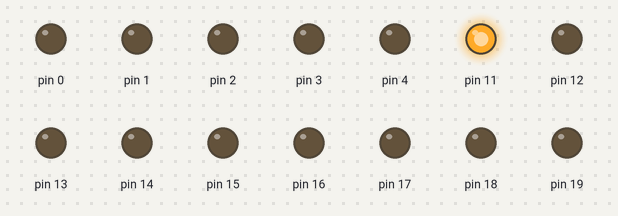
The sketch below on a simulated Arduino Uno, built with avr-gcc and run on an emulated ATmega328P. On the bench: output pins drawn as LEDs (lit = HIGH).

Above: at 0.2 s.
At 1.2 s:
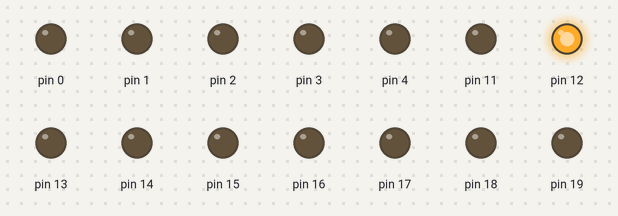
At 2.2 s:
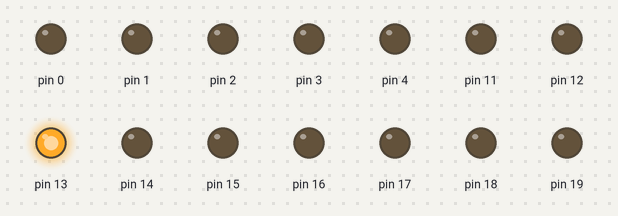
At 4.2 s:
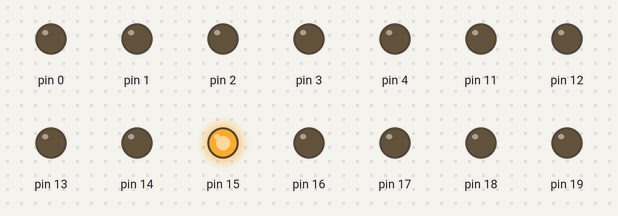
At 6.2 s:
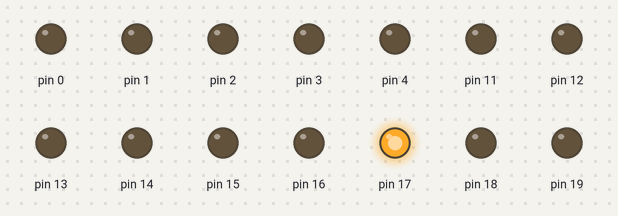
At 8.7 s:
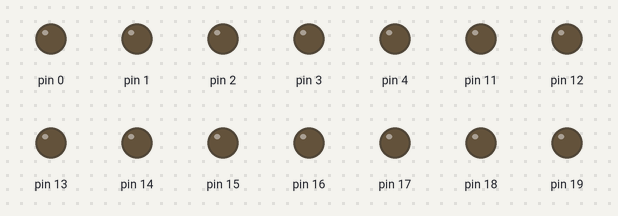
Timing chart, 0 to 10.2 s (numbered marks = the images above):
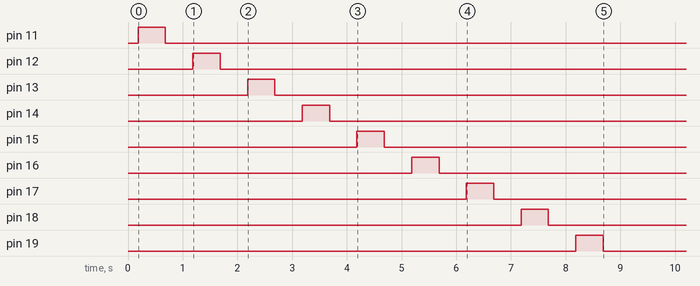

The sketch:

Code.ino
```cpp
int ledPin = 10;

void setup() {

  for (ledPin <13; ledPin++;) {
    pinMode(ledPin, OUTPUT);
  }

  }
void loop() {
  // put your main code here, to run repeatedly:
  ledPin = 10;
  for (ledPin < 13; ledPin++;) {
    digitalWrite(ledPin, HIGH);
    delay(500);
    digitalWrite (ledPin, LOW);
    delay(500);
  }
}
```

Measured:
- by itself, pin 11: LOW → HIGH at 0.18 s, → LOW 0.50 s later
- by itself, pin 12: LOW → HIGH at 1.2 s, → LOW 0.50 s later
- by itself, pin 13: LOW → HIGH at 2.2 s, → LOW 0.50 s later
- by itself, pin 14: LOW → HIGH at 3.2 s, → LOW 0.50 s later
- by itself, pin 15: LOW → HIGH at 4.2 s, → LOW 0.50 s later
- by itself, pin 16: LOW → HIGH at 5.2 s, → LOW 0.50 s later
- by itself, pin 17: LOW → HIGH at 6.2 s, → LOW 0.50 s later
- by itself, pin 18: LOW → HIGH at 7.2 s, → LOW 0.50 s later
